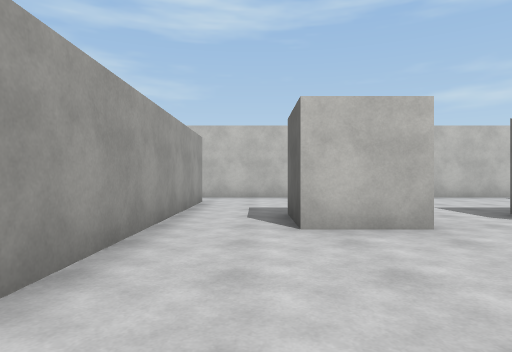
[1] (above)

24 first-person views from a walk through a Unity game level. The camera is 1.2 m above the floor, looks level and sees 75° across. The floor is counted in squares, 2 m on a side. Each view is taken from the middle of a square. On the plan, view 1 faces up. The plan holds only what a view shows up to about 10 squares ahead; the rest is blank. Surface patterns are stand-ins for the level's own textures.

[2]
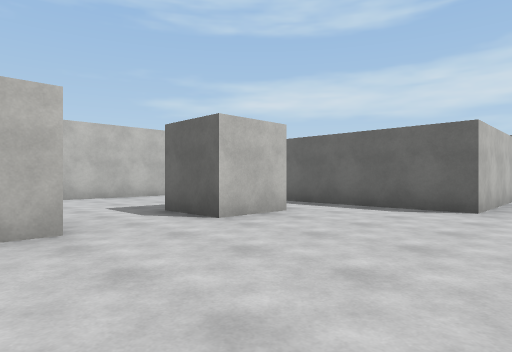

[3]
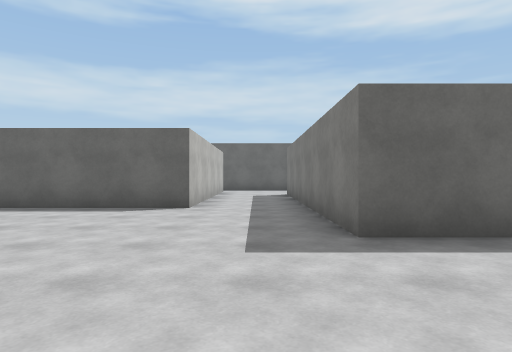

[4]
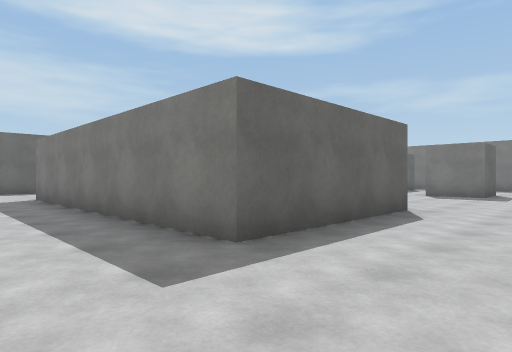

[5]
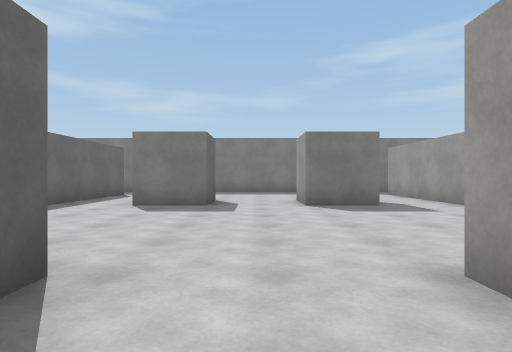

[6]
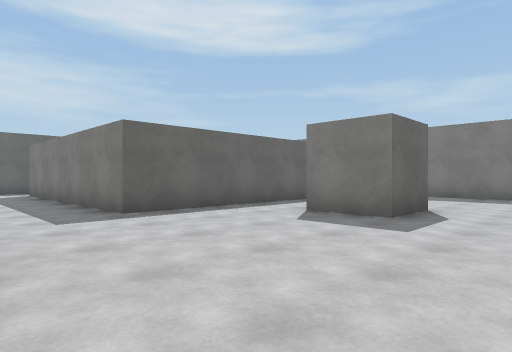

[7]
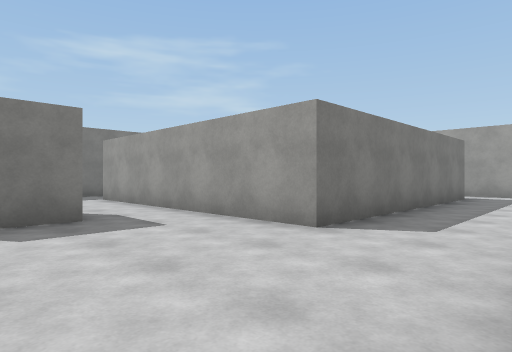

[8]
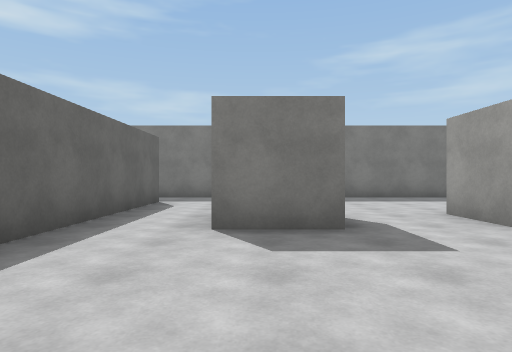

[9]
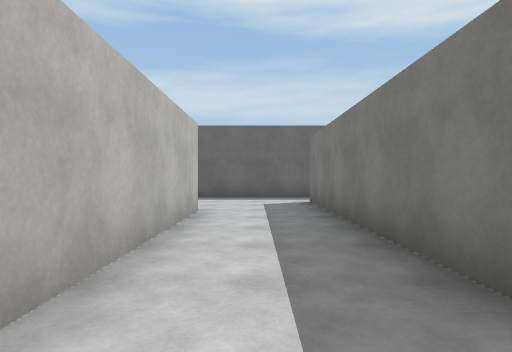

[10]
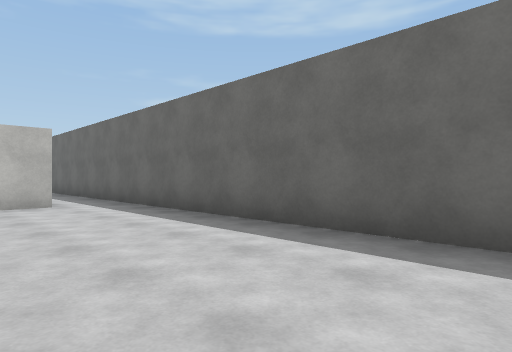

[11]
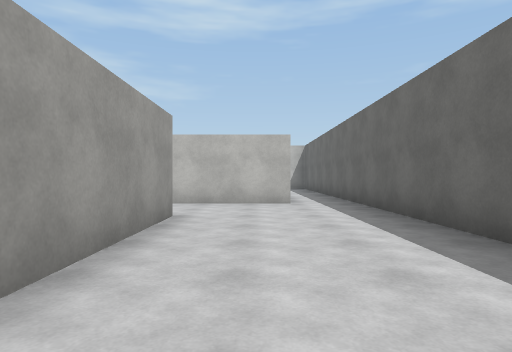

[12]
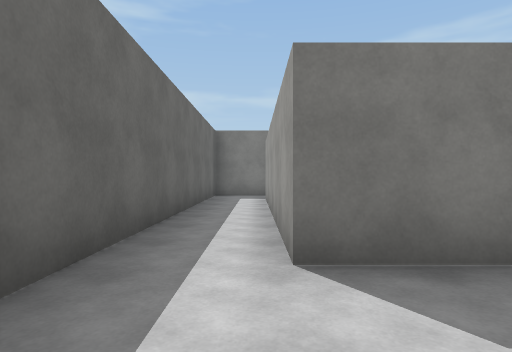

[13]
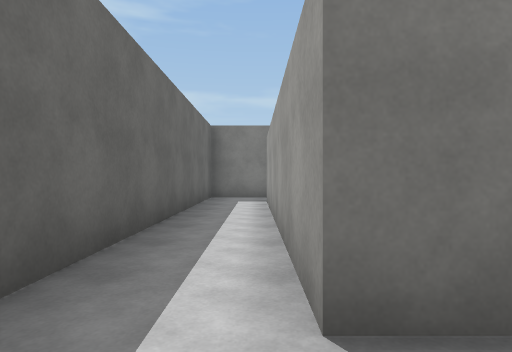

[14]
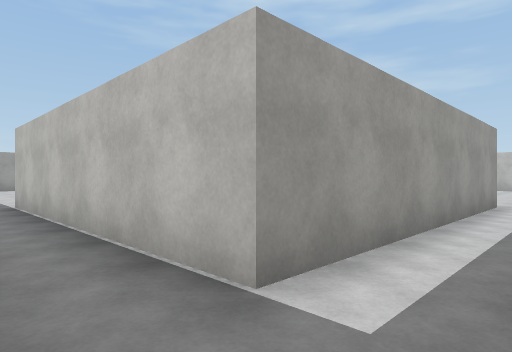

[15]
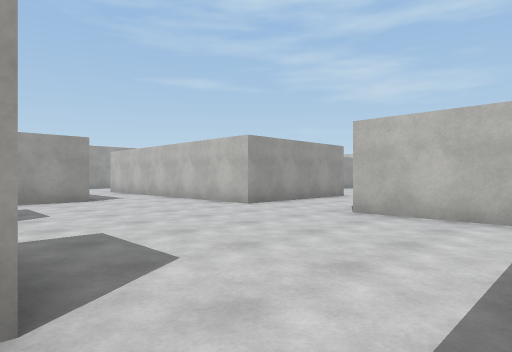

[16]
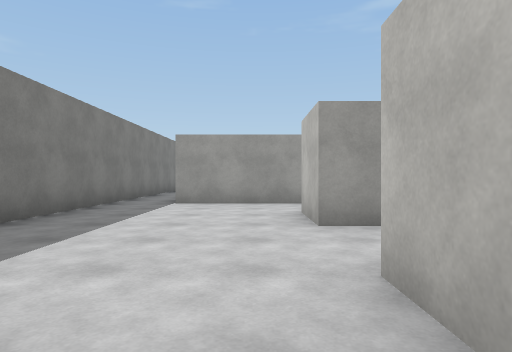

[17]
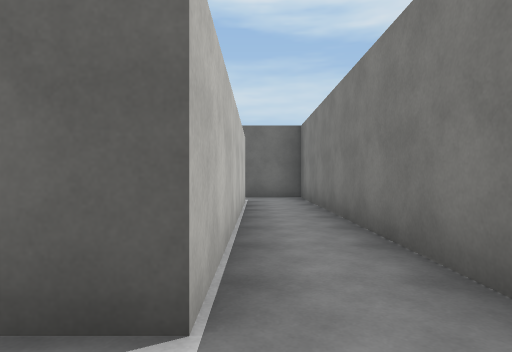

[18]
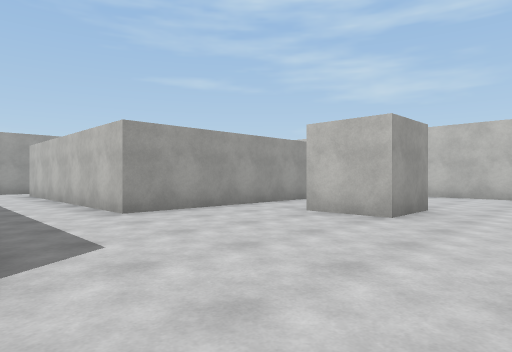

[19]
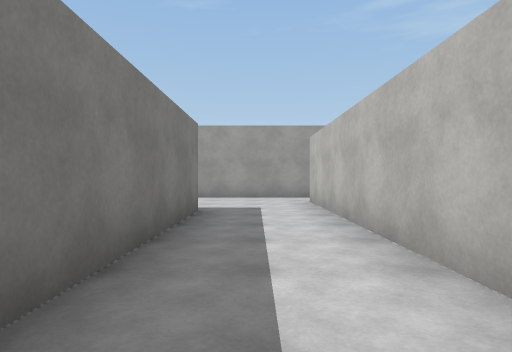

[20]
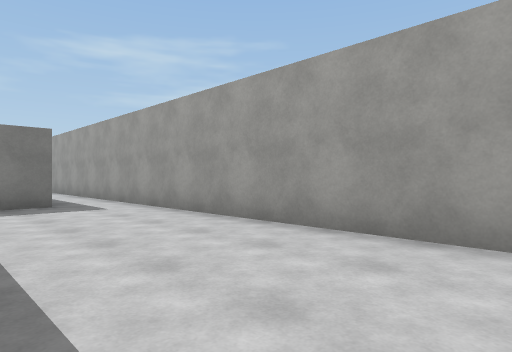

[21]
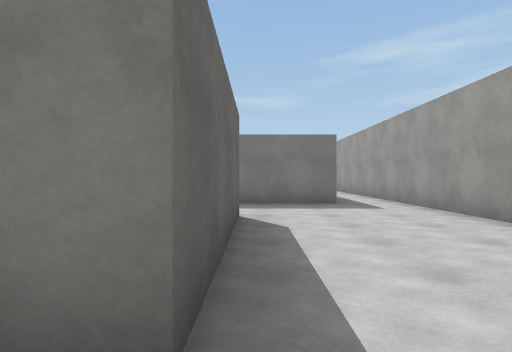

[22]
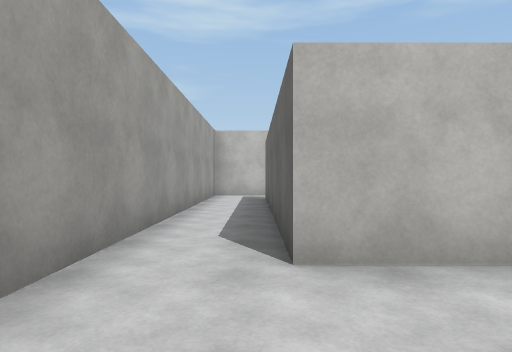

[23]
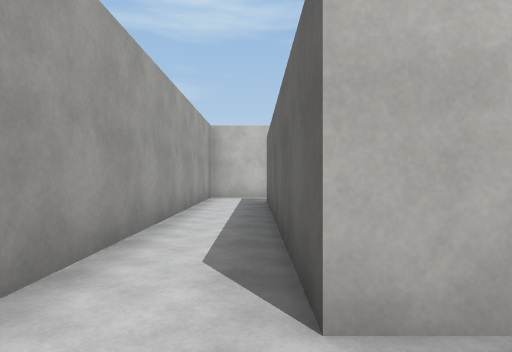

[24]
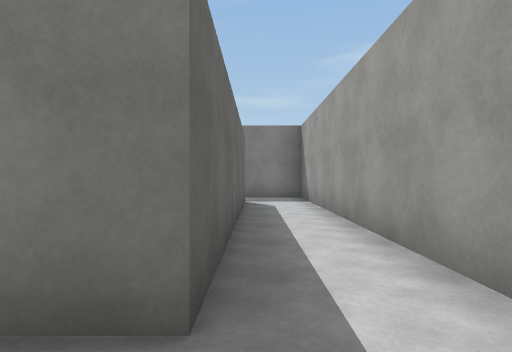

### Floor plan
Points are (right, up) in squares from view 1. A wall is a line through its corners. A room is listed if a view was taken in it or the views show most of it. See-through windows are left out.
Room 1 (views 1, 2, 3, 4, 5, 6, 7, 8, 9, 15, 18, 19)
walls: (1.8, -1.1) (1.8, -5) (-0.4, -5); (-1.2, -7.3) (-1.2, -11.4); (0.5, -9.8) (2, -9.8) (2, -11.2); (4, -11.2) (4, -9.8) (5.5, -9.8); (5.5, 3.7) (4, 3.7); (11.8, -5) (4.2, -5) (4.2, -1) (11.8, -1); (2, 3.7) (0.5, 3.7); (7.2, -11.5) (7.2, -7.3) (11.6, -7.3); (-1.2, 3.5) (-1.2, 1.3); (12.6, 1.3) (7.2, 1.3) (7.2, 3.5)
ways out: opening at (11, -6.5) to room 2; opening at (11.5, 0.5) to room 2; opening at (-0.5, -10.5) to room 3; opening at (3, -10.5) to room 3; opening at (6.5, -10.5) to room 3; opening at (-1, 0.5) to room 4; opening at (-0.5, -6.5) to room 4; opening at (-0.5, 4.5); opening at (3, 4.5); opening at (6.5, 4.5)
Room 2 (views 10, 11, 12, 13, 14)
walls: (11.6, -7.3) (13.8, -7.3) (13.8, -13.7); (11.8, -1) (11.8, -4.4); (13.8, 1.3) (12.6, 1.3); (13.6, -15.3) (15.3, -15.3) (15.3, 0.4)
ways out: opening at (11, -6.5) to room 1; opening at (11.5, 0.5) to room 1; opening at (14, -14.5) to room 3; opening at (14.5, 1)
Room 3 (views 16, 17)
walls: (5.1, -11.2) (4, -11.2); (2, -11.2) (0.5, -11.2); (-1.5, -15.3) (13.6, -15.3); (-1.2, -11.4) (-1.2, -13.8); (13.8, -13.7) (7.2, -13.7) (7.2, -11.5)
ways out: opening at (-0.5, -10.5) to room 1; opening at (3, -10.5) to room 1; opening at (6.5, -10.5) to room 1; opening at (14, -14.5) to room 2; opening at (-2, -14.5) to room 4
Room 4 (views 20, 21, 22, 23, 24)
walls: (-5.8, -5) (-5.8, -1) (-1.2, -1); (-0.4, -5) (-2.1, -5); (-7.7, -13.8) (-7.7, -7.3) (-1.2, -7.3); (-9.3, 0.4) (-9.3, -15.3) (-7.6, -15.3); (-4, -15.3) (-1.5, -15.3); (-1.2, 1.3) (-7.7, 1.3)
ways out: opening at (-1, 0.5) to room 1; opening at (-0.5, -6.5) to room 1; opening at (-2, -14.5) to room 3; opening at (-8.5, 1.5)

Positions as (right, up) in squares from view 1, and headings:
1: (0, 0), facing up
2: (1, 0), facing up-right
3: (1, 0), facing right
4: (2, 1), facing down-right
5: (3, -3), facing down
6: (2, -5), facing down-right
7: (2, -5), facing down-left
8: (5, -6), facing down
9: (6, -6), facing right
10: (12, -6), facing up-right
11: (13, -6), facing up
12: (14, -5), facing down
13: (14, -6), facing down
14: (15, -15), facing up-left
15: (7, -10), facing up-left
16: (6, -12), facing left
17: (6, -14), facing right
18: (4, -1), facing up-left
19: (0, 0), facing left
20: (-6, 0), facing down-left
21: (-6, 0), facing down
22: (-8, -1), facing up
23: (-8, 0), facing up
24: (-8, -6), facing down
